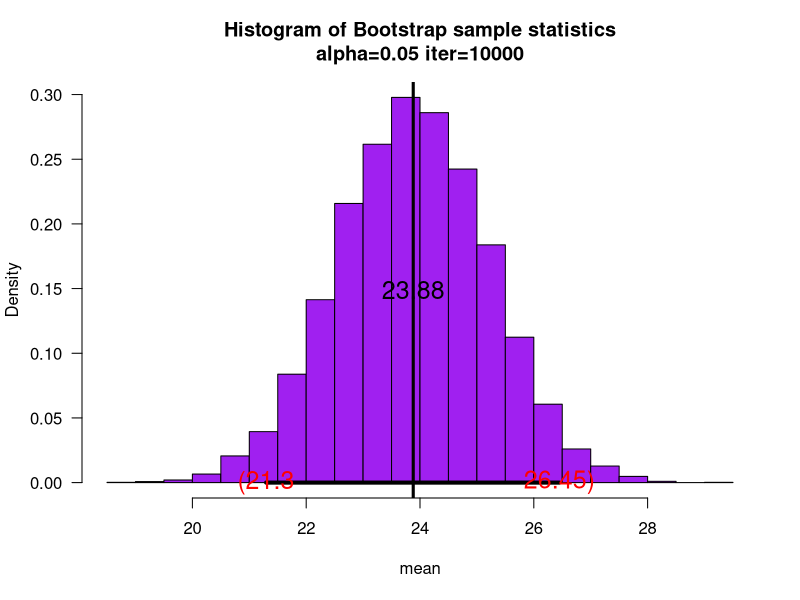
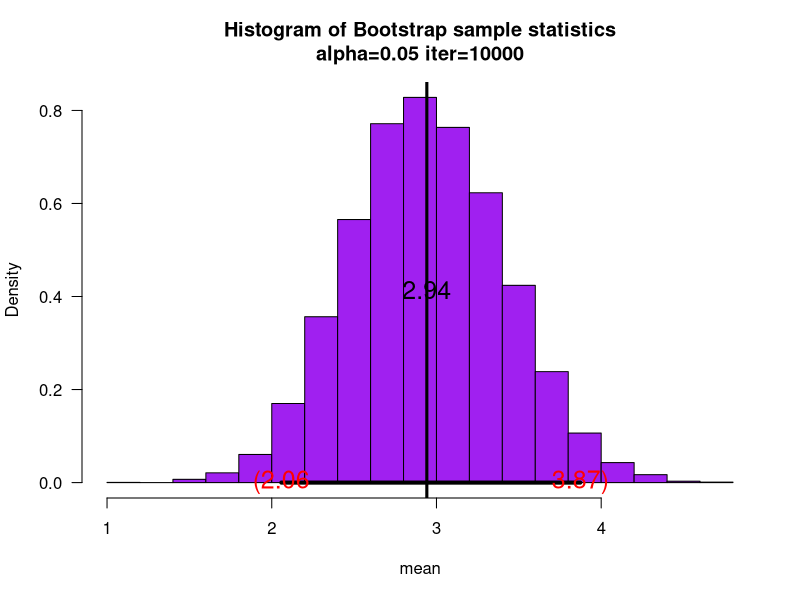
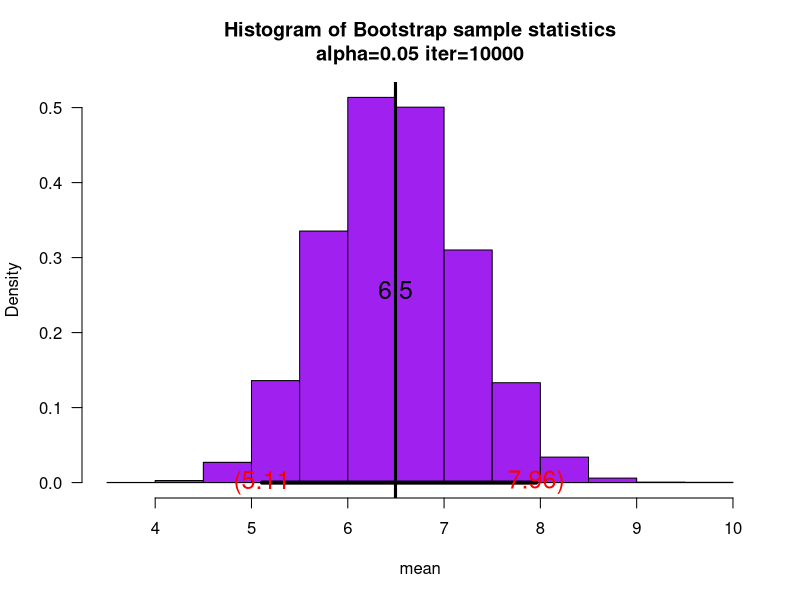
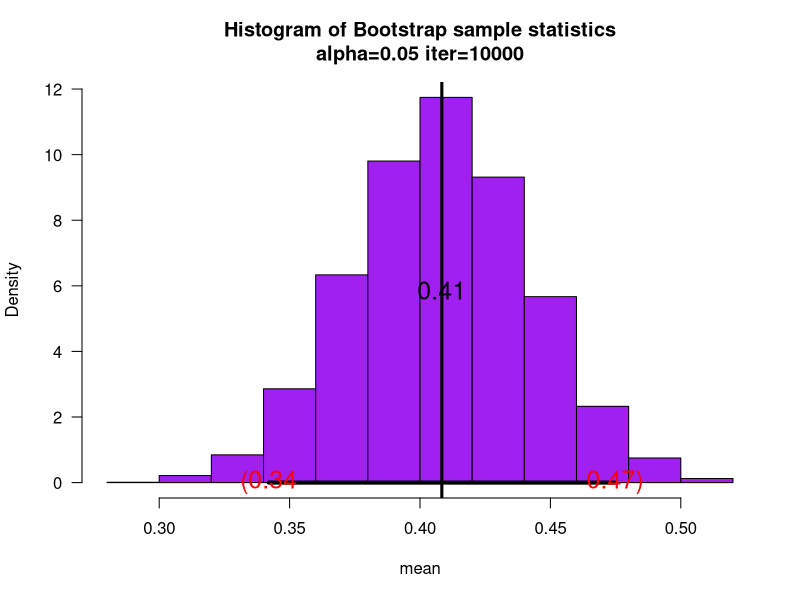
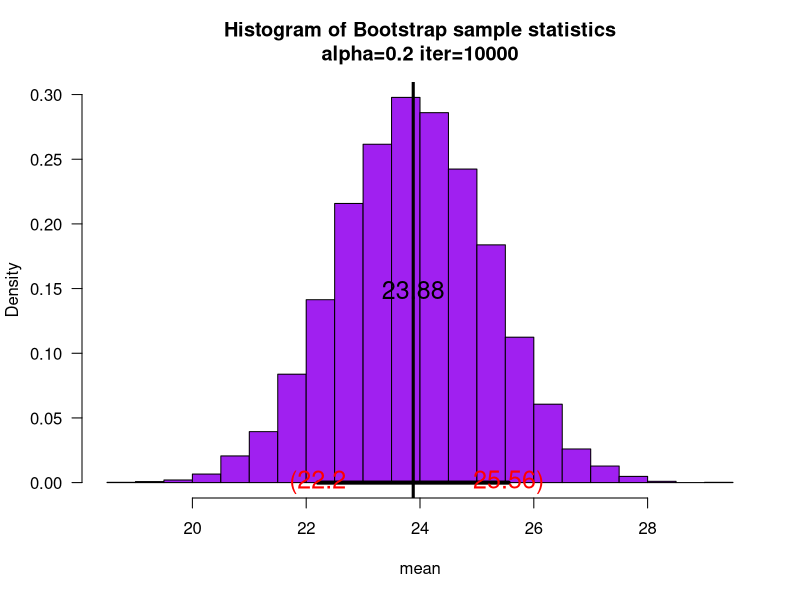
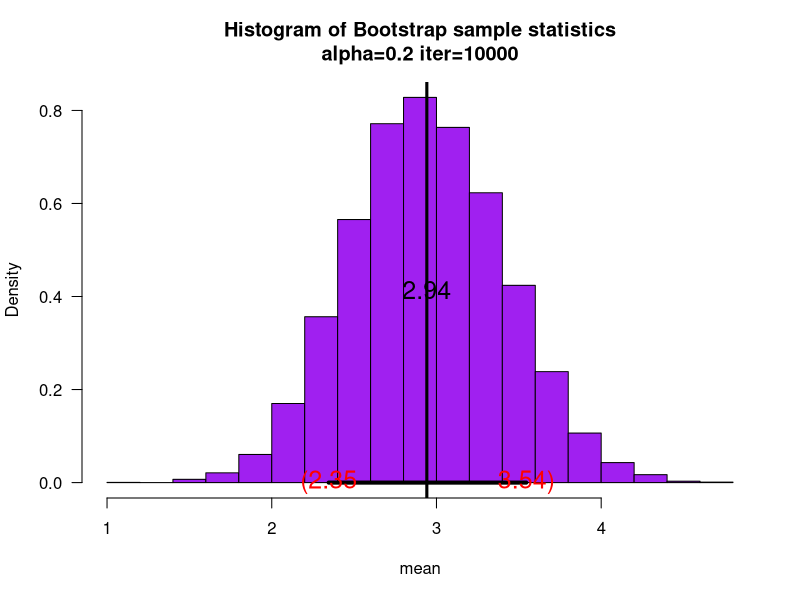
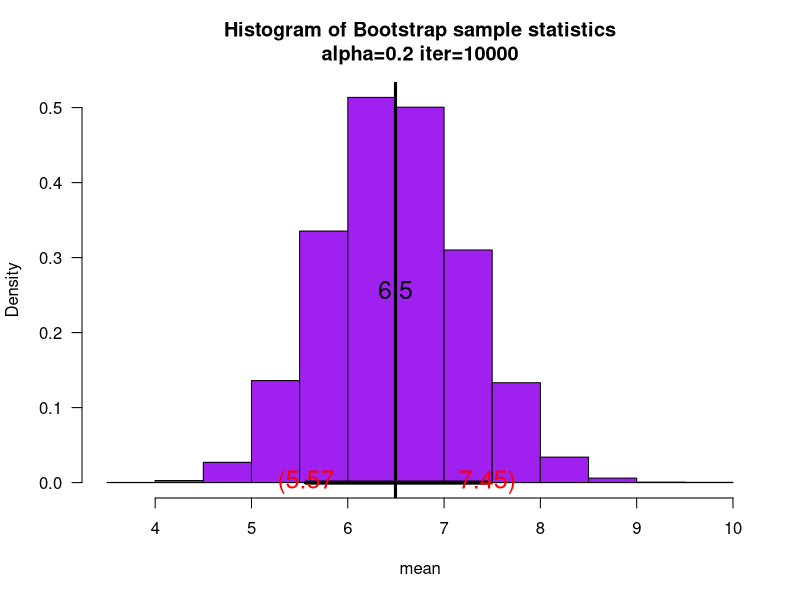
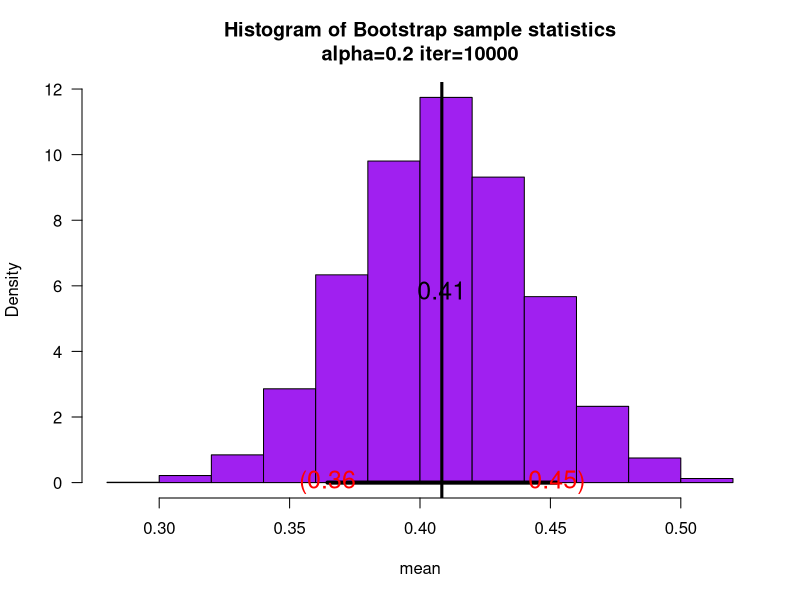

These charts were generated, in order, by the following R code:
## ---- chunk 1
knitr::opts_chunk$set(echo = TRUE)
## ---- chunk 2
getwd()
## ---- chunk 3
set.seed(35) # This will give everyone the same sample
sam=round(rnorm(20,mean=10,sd=4),2)
unique(sample(sam,20,replace=TRUE) ) # repeat this line 5Xs
## ---- chunk 4
unique(sample(sam,20,replace=FALSE) ) # repeat this line 5Xs
## ---- chunk 5
#unique(sample(sam,21,replace=FALSE) ) # repeat this line 5Xs
## ---- chunk 6
myboot2<-function(iter=10000,x,fun="mean",alpha=0.05,cx=1.5,...){  #Notice where the ... is repeated in the code
  n=length(x)   #sample size
  
  y=sample(x,n*iter,replace=TRUE)
  rs.mat=matrix(y,nr=n,nc=iter,byrow=TRUE)
  xstat=apply(rs.mat,2,fun) # xstat is a vector and will have iter values in it 
  ci=quantile(xstat,c(alpha/2,1-alpha/2))# Nice way to form a confidence interval
  # A histogram follows
  # The object para will contain the parameters used to make the histogram
  para=hist(xstat,freq=FALSE,las=1,
            main=paste("Histogram of Bootstrap sample statistics","\n","alpha=",alpha," iter=",iter,sep=""),
            ...)
  
  #mat will be a matrix that contains the data, this is done so that I can use apply()
  mat=matrix(x,nr=length(x),nc=1,byrow=TRUE)
  
  #pte is the point estimate
  #This uses whatever fun is
  pte=apply(mat,2,fun)
  abline(v=pte,lwd=3,col="Black")# Vertical line
  segments(ci[1],0,ci[2],0,lwd=4)      #Make the segment for the ci
  text(ci[1],0,paste("(",round(ci[1],2),sep=""),col="Red",cex=cx)
  text(ci[2],0,paste(round(ci[2],2),")",sep=""),col="Red",cex=cx)
  
  # plot the point estimate 1/2 way up the density
  text(pte,max(para$density)/2,round(pte,2),cex=cx)
  
  return(list(ci=ci,fun=fun,x=x))# Some output to use if necessary
}

################### END mybooot function #####################

# set.seed(39); sam=rnorm(25,mean=25,sd=10)
# myboot2(10000,x=sam,fun="mean",alpha=0.05,xlab="mean",col="Purple",cx=1.5)

# A
set.seed(39); sam=rnorm(25,mean=25,sd=10)
myboot2(10000,x=sam,fun="mean",alpha=0.05,xlab="mean",col="Purple",cx=1.5)
# B
set.seed(30); sam=rchisq(20,df=3)
myboot2(10000,x=sam,fun="mean",alpha=0.05,xlab="mean",col="Purple",cx=1.5)
# C
set.seed(40); sam=rgamma(30,shape=2,scale=3)
myboot2(10000,x=sam,fun="mean",alpha=0.05,xlab="mean",col="Purple",cx=1.5)
# D
set.seed(10); sam=rbeta(20,shape1=3,shape2=4)
myboot2(10000,x=sam,fun="mean",alpha=0.05,xlab="mean",col="Purple",cx=1.5)
## ---- chunk 7
# means 
# for A, mean  =25
set.seed(39); sam=rnorm(25,mean=25,sd=10)
mean(sam)
# for B, mean of a chi_squared is df =3
set.seed(30); sam=rchisq(20,df=3)
mean(sam)
# C
set.seed(40); sam=rgamma(30,shape=2,scale=3)
mu_gamma = 2*3 # mean = shape * scale;
mu_gamma
# D
set.seed(10); sam=rbeta(20,shape1=3,shape2=4)
mu_beta = 3/(3+4)
mu_beta
## ---- chunk 8

# 80% ci's
# A
set.seed(39); sam=rnorm(25,mean=25,sd=10)
myboot2(10000,x=sam,fun="mean",alpha=0.2,xlab="mean",col="Purple",cx=1.5)
# B
set.seed(30); sam=rchisq(20,df=3)
myboot2(10000,x=sam,fun="mean",alpha=0.2,xlab="mean",col="Purple",cx=1.5)
# C
set.seed(40); sam=rgamma(30,shape=2,scale=3)
myboot2(10000,x=sam,fun="mean",alpha=0.2,xlab="mean",col="Purple",cx=1.5)
# D
set.seed(10); sam=rbeta(20,shape1=3,shape2=4)
myboot2(10000,x=sam,fun="mean",alpha=0.2,xlab="mean",col="Purple",cx=1.5)
## ---- chunk 9
myboot3<-function(iter=10000,x,fun="mean",alpha=0.05,cx=1.5,...){  #Notice where the ... is repeated in the code
  n=length(x)   #sample size
  
  y=sample(x,n*iter,replace=TRUE)
  rs.mat=matrix(y,nr=n,nc=iter,byrow=TRUE)
  xstat=apply(rs.mat,2,fun) # xstat is a vector and will have iter values in it 
  ci=quantile(xstat,c(alpha/2,1-alpha/2))# Nice way to form a confidence interval
  # A histogram follows
  # The object para will contain the parameters used to make the histogram
  para=hist(xstat,freq=FALSE,las=1,
            main=paste("Histogram of Bootstrap sample statistics","\n","alpha=",alpha," iter=",iter,sep=""),
            ...)
  
  #mat will be a matrix that contains the data, this is done so that I can use apply()
  mat=matrix(x,nr=length(x),nc=1,byrow=TRUE)
  
  #pte is the point estimate
  #This uses whatever fun is
  pte=apply(mat,2,fun)
  abline(v=pte,lwd=3,col="Black")# Vertical line
  segments(ci[1],0,ci[2],0,lwd=4)      #Make the segment for the ci
  text(ci[1],0,paste("(",round(ci[1],2),sep=""),col="Red",cex=cx)
  text(ci[2],0,paste(round(ci[2],2),")",sep=""),col="Red",cex=cx)
  
  # plot the point estimate 1/2 way up the density
  text(pte,max(para$density)/2,round(pte,2),cex=cx)
  
  return(list(ci=ci,fun=fun,x=x,xstat=xstat))# Some output to use if necessary
}

sam=c(1,1,1,2,2,2,2,3,3,3,4,4)
myb3 = myboot3(10000,x=sam,fun="median",alpha=0.2,xlab="mean",col="Purple",cx=1.5)
tab = table(myb3$xstat)
barplot(tab, beside = TRUE, col = rainbow(7), main = "Barplot of xstat", xlab = "median",ylab = "Frequency")

## ---- chunk 10
# 95% estimate, alpha = 0.05 for fun =mean/median
myboot2<-function(iter=10000,x,fun="mean",alpha=0.05,cx=1.5,...){  #Notice where the ... is repeated in the code
  n=length(x)   #sample size
  
  y=sample(x,n*iter,replace=TRUE)
  rs.mat=matrix(y,nr=n,nc=iter,byrow=TRUE)
  xstat=apply(rs.mat,2,fun) # xstat is a vector and will have iter values in it 
  ci=quantile(xstat,c(alpha/2,1-alpha/2))# Nice way to form a confidence interval
  # A histogram follows
  # The object para will contain the parameters used to make the histogram
  para=hist(xstat,freq=FALSE,las=1,
            main=paste("Histogram of Bootstrap sample statistics","\n","alpha=",alpha," iter=",iter,sep=""),
            ...)
  
  #mat will be a matrix that contains the data, this is done so that I can use apply()
  mat=matrix(x,nr=length(x),nc=1,byrow=TRUE)
  
  #pte is the point estimate
  #This uses whatever fun is
  pte=apply(mat,2,fun)
  abline(v=pte,lwd=3,col="Black")# Vertical line
  segments(ci[1],0,ci[2],0,lwd=4)      #Make the segment for the ci
  text(ci[1],0,paste("(",round(ci[1],2),sep=""),col="Red",cex=cx)
  text(ci[2],0,paste(round(ci[2],2),")",sep=""),col="Red",cex=cx)
  
  # plot the point estimate 1/2 way up the density
  text(pte,max(para$density)/2,round(pte,2),cex=cx)
  
  return(list(ci=ci,fun=fun,x=x))# Some output to use if necessary
}
# A
set.seed(39); sam=rnorm(25,mean=25,sd=10)
myboot2(10000,x=sam,fun=function(x) mean(x)/median(x),alpha=0.05,xlab="mean(x)/median(x)",col="Purple",cx=1.5)
# B
set.seed(30); sam=rchisq(20,df=3)
myboot2(10000,x=sam,fun=function(x) mean(x)/median(x),alpha=0.05,xlab="mean(x)/median(x)",col="Purple",cx=1.5)

# C 
set.seed(40); sam=rgamma(30,shape=2,scale=3)
myboot2(10000,x=sam,fun=function(x) mean(x)/median(x),alpha=0.05,xlab="mean(x)/median(x)",col="Purple",cx=1.5)

# D 
set.seed(10); sam=rbeta(20,shape1=3,shape2=4)
myboot2(10000,x=sam,fun=function(x) mean(x)/median(x),alpha=0.05,xlab="mean(x)/median(x)",col="Purple",cx=1.5)

## ---- chunk 11
# For 70% intervals
# A
set.seed(39); sam=rnorm(25,mean=25,sd=10)
myboot2(10000,x=sam,fun=function(x) mean(x)/median(x),alpha=0.3,xlab="mean(x)/median(x)",col="Purple",cx=1.5)
# B
set.seed(30); sam=rchisq(20,df=3)
myboot2(10000,x=sam,fun=function(x) mean(x)/median(x),alpha=0.3,xlab="mean(x)/median(x)",col="Purple",cx=1.5)

# C 
set.seed(40); sam=rgamma(30,shape=2,scale=3)
myboot2(10000,x=sam,fun=function(x) mean(x)/median(x),alpha=0.3,xlab="mean(x)/median(x)",col="Purple",cx=1.5)

# D 
set.seed(10); sam=rbeta(20,shape1=3,shape2=4)
myboot2(10000,x=sam,fun=function(x) mean(x)/median(x),alpha=0.3,xlab="mean(x)/median(x)",col="Purple",cx=1.5)
## ---- chunk 12
? distributions
## ---- chunk 13
# Uniform, Weibull, Exponential
# Generate samples of size 20
# Uniform
set.seed(39); sam=runif(20,min = 0,max = 3)
unique(sample(sam,20,replace=FALSE) )

# Weibull
set.seed(30); sam=rweibull(20,shape = 2, scale = 3)
unique(sample(sam,20,replace=FALSE) )
# Exponential
set.seed(40);sam=rexp(20,rate = 2)
unique(sample(sam,20,replace=FALSE) )
# Binomial
set.seed(10); sam=rbinom(20,40,0.6)
sam
## ---- chunk 14
# 80% ci
# Uniform
sam=runif(20,min = 0,max = 3)
myboot2(10000,x=sam,fun=function(x) mean(x),alpha=0.2,xlab="mean(x)",col="Purple",cx=1.5)
myboot2(10000,x=sam,fun=function(x) var(x),alpha=0.2,xlab="var(x)",col="Green",cx=1.5)
# Weibull
sam=rweibull(20,shape = 2, scale = 3)
myboot2(10000,x=sam,fun=function(x) mean(x),alpha=0.2,xlab="mean(x)",col="Purple",cx=1.5)
myboot2(10000,x=sam,fun=function(x) var(x),alpha=0.2,xlab="var(x)",col="Green",cx=1.5)
# Exponential
sam=rexp(20,rate = 2)
myboot2(10000,x=sam,fun=function(x) mean(x),alpha=0.2,xlab="mean(x)",col="Purple",cx=1.5)
myboot2(10000,x=sam,fun=function(x) var(x),alpha=0.2,xlab="var(x)",col="Green",cx=1.5)
# Binomial
sam=rbinom(20,40,0.6)
myboot2(10000,x=sam,fun=function(x) mean(x),alpha=0.2,xlab="mean(x)",col="Purple",cx=1.5)
myboot2(10000,x=sam,fun=function(x) var(x),alpha=0.2,xlab="var(x)",col="Green",cx=1.5)
## ---- chunk 15
# first stat mean(x)/sd(x)
set.seed(68); sam=rnorm(20,mean=10,sd=4)
myboot2(10000,x=sam,fun=function(x) mean(x)/sd(x),alpha=0.2,xlab="(mean(x))/sd(x)",col="Purple",cx=1.5)
# 2nd stat IQR(x)
myboot2(10000,x=sam,fun=function(x) IQR(x),alpha=0.2,xlab="IQR(x)",col="Purple",cx=1.5)

set.seed(68); sam=rnorm(20,mean=10,sd=4)

xstat=sam# xstat is a vector and will have iter values in it 
alpha = 0.05;
ci=quantile(xstat,c(alpha/2,1-alpha/2))


set.seed(68); sam=rnorm(20,mean=10,sd=4)
mu_sam = mean(sam)
mu_sam
sd_sam = sd(sam)
sd_sam
qnorm(1-0.05/2,mean=mu_sam,sd=sd_sam)
qnorm(0.05/2, mean =mu_sam, sd =sd_sam)
myboot2(10000,x=sam,fun=function(x) mean(x),alpha=0.05,xlab="mean(x)",col="Purple",cx=1.5)
